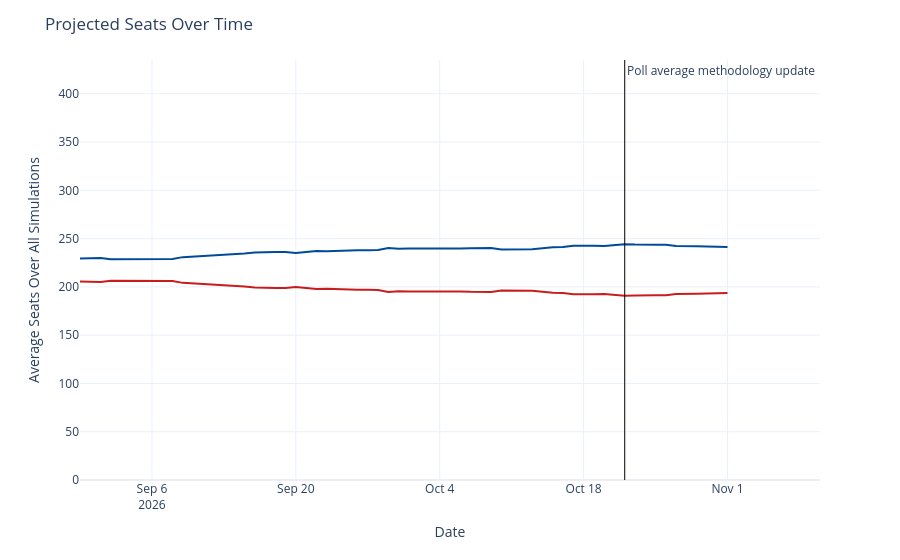

Notebook source saved alongside this figure:
### Code cell
seats_over_time = output_ts[(output_ts['geo'] == 'US House') &
                             (output_ts['type'] == 'seats')]
seats_over_time['rep_seats'] = seats_over_time['y'].map(lambda x: 435 - x)
seats_over_time = seats_over_time.rename({'y': 'Democrats', 'rep_seats': 'Republicans'}, axis=1)
seats_time_ser = px.line(seats_over_time, x='date', y=['Democrats', 'Republicans'], template='plotly_white',
                        color_discrete_map={'Democrats': '#004b97', 'Republicans': '#c71e1d'},)
seats_time_ser.update_traces(hovertemplate="%{y:.1f}")
seats_time_ser.update_layout(
    xaxis=dict(range=[pd.to_datetime('2026-08-30'), pd.to_datetime('2026-11-10')]),
    yaxis=dict(range=[0, 435]),
    xaxis_title='Date',
    yaxis_title='Average Seats Over All Simulations',
    title=dict(text="Projected Seats Over Time"),
    hovermode="x",
    showlegend=False
)
seats_time_ser.add_vline(x=pd.to_datetime('2026-10-22').timestamp() * 1000, line_width=1, line_color='black',
                          annotation_text='Poll average methodology update', annotation_position='top right')
seats_time_ser

### Figure 1 — Plotly figure (JSON) as saved in the notebook; plotly's stock layout.template omitted (floating-point values rounded to 4 significant figures)
{"data": [{"hovertemplate": "%{y:.1f}", "legendgroup": "Democrats", "line": {"color": "#004b97", "dash": "solid"}, "marker": {"symbol": "circle"}, "mode": "lines", "name": "Democrats", "orientation": "v", "showlegend": true, "type": "scatter", "x": ["2026-08-30", "2026-08-31", "2026-09-01", "2026-09-02", "2026-09-03", "2026-09-04", "2026-09-05", "2026-09-06", "2026-09-07", "2026-09-08", "2026-09-09", "2026-09-14", "2026-09-15", "2026-09-16", "2026-09-17", "2026-09-18", "2026-09-19", "2026-09-20", "2026-09-21", "2026-09-22", "2026-09-23", "2026-09-24", "2026-09-25", "2026-09-26", "2026-09-27", "2026-09-28", "2026-09-29", "2026-09-30", "2026-10-01", "2026-10-02", "2026-10-03", "2026-10-04", "2026-10-05", "2026-10-06", "2026-10-07", "2026-10-08", "2026-10-09", "2026-10-10", "2026-10-11", "2026-10-12", "2026-10-13", "2026-10-15", "2026-10-16", "2026-10-17", "2026-10-18", "2026-10-19", "2026-10-20", "2026-10-21", "2026-10-22", "2026-10-23", "2026-10-24", "2026-10-25", "2026-10-26", "2026-10-27", "2026-10-29", "2026-10-30", "2026-10-31", "2026-11-01"], "xaxis": "x", "y": [229.4, 230.0, 230.0, 228.5, 228.5, 228.7, 228.7, 228.9, 228.8, 228.9, 230.8, 233.6, 234.7, 235.7, 236.2, 236.1, 236.0, 235.0, 236.2, 237.2, 236.9, 237.4, 237.9, 237.9, 237.9, 238.2, 240.4, 239.5, 239.7, 239.6, 239.5, 239.7, 239.8, 239.7, 240.1, 240.1, 240.2, 238.8, 238.7, 238.7, 238.9, 240.9, 241.3, 242.6, 242.9, 242.5, 242.4, 243.5, 244.2, 243.8, 244.0, 243.7, 243.6, 242.4, 242.2, 242.1, 241.3, 241.4], "yaxis": "y"}, {"hovertemplate": "%{y:.1f}", "legendgroup": "Republicans", "line": {"color": "#c71e1d", "dash": "solid"}, "marker": {"symbol": "circle"}, "mode": "lines", "name": "Republicans", "orientation": "v", "showlegend": true, "type": "scatter", "x": ["2026-08-30", "2026-08-31", "2026-09-01", "2026-09-02", "2026-09-03", "2026-09-04", "2026-09-05", "2026-09-06", "2026-09-07", "2026-09-08", "2026-09-09", "2026-09-14", "2026-09-15", "2026-09-16", "2026-09-17", "2026-09-18", "2026-09-19", "2026-09-20", "2026-09-21", "2026-09-22", "2026-09-23", "2026-09-24", "2026-09-25", "2026-09-26", "2026-09-27", "2026-09-28", "2026-09-29", "2026-09-30", "2026-10-01", "2026-10-02", "2026-10-03", "2026-10-04", "2026-10-05", "2026-10-06", "2026-10-07", "2026-10-08", "2026-10-09", "2026-10-10", "2026-10-11", "2026-10-12", "2026-10-13", "2026-10-15", "2026-10-16", "2026-10-17", "2026-10-18", "2026-10-19", "2026-10-20", "2026-10-21", "2026-10-22", "2026-10-23", "2026-10-24", "2026-10-25", "2026-10-26", "2026-10-27", "2026-10-29", "2026-10-30", "2026-10-31", "2026-11-01"], "xaxis": "x", "y": [205.6, 205.0, 205.0, 206.5, 206.5, 206.3, 206.3, 206.1, 206.2, 206.1, 204.2, 201.4, 200.3, 199.3, 198.8, 198.9, 199.0, 200.0, 198.8, 197.8, 198.1, 197.6, 197.1, 197.1, 197.1, 196.8, 194.6, 195.5, 195.3, 195.4, 195.5, 195.3, 195.2, 195.3, 194.9, 194.9, 194.8, 196.2, 196.3, 196.3, 196.1, 194.1, 193.7, 192.4, 192.1, 192.5, 192.6, 191.5, 190.8, 191.2, 191.0, 191.3, 191.4, 192.6, 192.8, 192.9, 193.7, 193.6], "yaxis": "y"}], "layout": {"annotations": [{"showarrow": false, "text": "Poll average methodology update", "x": 1792627200000, "xanchor": "left", "xref": "x", "y": 1, "yanchor": "top", "yref": "y domain"}], "hovermode": "x", "legend": {"title": {"text": "variable"}, "tracegroupgap": 0}, "margin": {"t": 60}, "shapes": [{"line": {"color": "black", "width": 1}, "type": "line", "x0": 1792627200000, "x1": 1792627200000, "xref": "x", "y0": 0, "y1": 1, "yref": "y domain"}], "showlegend": false, "title": {"text": "Projected Seats Over Time"}, "xaxis": {"anchor": "y", "domain": [0, 1], "range": ["2026-08-30T00:00:00", "2026-11-10T00:00:00"], "title": {"text": "Date"}}, "yaxis": {"anchor": "x", "domain": [0, 1], "range": [0, 435], "title": {"text": "Average Seats Over All Simulations"}}}}
